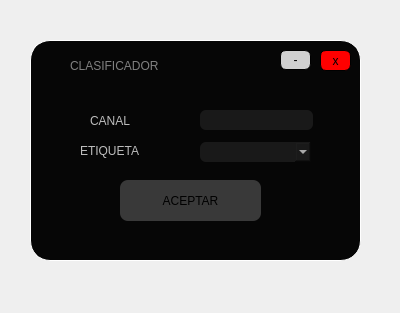
<?xml version="1.0" encoding="UTF-8"?>
<ui version="4.0">
 <class>Form</class>
 <widget class="QWidget" name="Form">
  <property name="geometry">
   <rect>
    <x>0</x>
    <y>0</y>
    <width>400</width>
    <height>313</height>
   </rect>
  </property>
  <property name="windowTitle">
   <string>Form</string>
  </property>
  <widget class="QWidget" name="widget" native="true">
   <property name="geometry">
    <rect>
     <x>30</x>
     <y>40</y>
     <width>331</width>
     <height>221</height>
    </rect>
   </property>
   <property name="styleSheet">
    <string notr="true">QWidget#widget{

background-color: rgb(6, 6, 6);
border-radius:20px;
	gridline-color: rgb(255, 255, 255);
	border-color: rgb(255, 255, 255);
border: 1px solid white;
}</string>
   </property>
   <widget class="QPushButton" name="BAceptar">
    <property name="geometry">
     <rect>
      <x>90</x>
      <y>140</y>
      <width>141</width>
      <height>41</height>
     </rect>
    </property>
    <property name="cursor">
     <cursorShape>PointingHandCursor</cursorShape>
    </property>
    <property name="styleSheet">
     <string notr="true">QPushButton#BAceptar{

background-color: rgb(57, 57, 57);

border-radius:8px;

font: 70 15pt &quot;Rockwell Extra Bold&quot;;
color:black;
}</string>
    </property>
    <property name="text">
     <string>ACEPTAR</string>
    </property>
   </widget>
   <widget class="QLabel" name="label_2">
    <property name="geometry">
     <rect>
      <x>60</x>
      <y>70</y>
      <width>71</width>
      <height>21</height>
     </rect>
    </property>
    <property name="styleSheet">
     <string notr="true">font: 14pt &quot;Lucida Console&quot;;

color: rgb(189, 189, 189);
;
font: 70 12pt &quot;Rockwell Extra Bold&quot;;</string>
    </property>
    <property name="text">
     <string>CANAL</string>
    </property>
   </widget>
   <widget class="QLineEdit" name="lineEdit">
    <property name="geometry">
     <rect>
      <x>170</x>
      <y>70</y>
      <width>113</width>
      <height>20</height>
     </rect>
    </property>
    <property name="styleSheet">
     <string notr="true">background-color: rgb(25, 25, 25);
border-radius:6px;
color: white</string>
    </property>
    <property name="text">
     <string/>
    </property>
   </widget>
   <widget class="QFrame" name="frame_4">
    <property name="geometry">
     <rect>
      <x>10</x>
      <y>10</y>
      <width>311</width>
      <height>31</height>
     </rect>
    </property>
    <property name="styleSheet">
     <string notr="true">QFrame#frame_4{
	background-color: rgb(6, 6, 6);
border-top-left-radius:20px;
border-top-right-radius:20px;



}</string>
    </property>
    <property name="frameShape">
     <enum>QFrame::StyledPanel</enum>
    </property>
    <property name="frameShadow">
     <enum>QFrame::Raised</enum>
    </property>
    <widget class="QPushButton" name="min_3">
     <property name="geometry">
      <rect>
       <x>910</x>
       <y>10</y>
       <width>41</width>
       <height>21</height>
      </rect>
     </property>
     <property name="cursor">
      <cursorShape>PointingHandCursor</cursorShape>
     </property>
     <property name="styleSheet">
      <string notr="true">QPushButton#min_3{
	background-color: rgb(208, 208, 208);
font: 16pt &quot;MS Shell Dlg 2&quot;;
border-radius:6px;
border: 1px solid black;


}</string>
     </property>
     <property name="text">
      <string>-</string>
     </property>
    </widget>
    <widget class="QPushButton" name="cerrar_3">
     <property name="geometry">
      <rect>
       <x>960</x>
       <y>10</y>
       <width>41</width>
       <height>21</height>
      </rect>
     </property>
     <property name="cursor">
      <cursorShape>PointingHandCursor</cursorShape>
     </property>
     <property name="styleSheet">
      <string notr="true">QPushButton#cerrar_3{

background-color: rgb(255, 0, 0);
border-radius:6px;
border: 1px solid black;
font: 11pt &quot;MS Shell Dlg 2&quot;;

}</string>
     </property>
     <property name="text">
      <string>x</string>
     </property>
    </widget>
    <widget class="QLabel" name="label_6">
     <property name="geometry">
      <rect>
       <x>30</x>
       <y>-10</y>
       <width>191</width>
       <height>51</height>
      </rect>
     </property>
     <property name="styleSheet">
      <string notr="true">font: 14pt &quot;Lucida Console&quot;;
color:gray
;
font: 70 10pt &quot;Rockwell Extra Bold&quot;;</string>
     </property>
     <property name="text">
      <string>CLASIFICADOR</string>
     </property>
    </widget>
    <widget class="QLabel" name="label_5">
     <property name="geometry">
      <rect>
       <x>0</x>
       <y>0</y>
       <width>31</width>
       <height>31</height>
      </rect>
     </property>
     <property name="styleSheet">
      <string notr="true">border-image: url(:/Iconos/Icono youtube.png);</string>
     </property>
     <property name="text">
      <string/>
     </property>
    </widget>
    <widget class="QPushButton" name="min_4">
     <property name="geometry">
      <rect>
       <x>240</x>
       <y>0</y>
       <width>31</width>
       <height>20</height>
      </rect>
     </property>
     <property name="cursor">
      <cursorShape>PointingHandCursor</cursorShape>
     </property>
     <property name="styleSheet">
      <string notr="true">QPushButton#min_4{
	background-color: rgb(208, 208, 208);
font: 16pt &quot;MS Shell Dlg 2&quot;;
border-radius:6px;
border: 1px solid black;


}</string>
     </property>
     <property name="text">
      <string>-</string>
     </property>
    </widget>
    <widget class="QPushButton" name="cerrar_4">
     <property name="geometry">
      <rect>
       <x>280</x>
       <y>0</y>
       <width>31</width>
       <height>21</height>
      </rect>
     </property>
     <property name="cursor">
      <cursorShape>PointingHandCursor</cursorShape>
     </property>
     <property name="styleSheet">
      <string notr="true">QPushButton#cerrar_4{

background-color: rgb(255, 0, 0);
border-radius:6px;
border: 1px solid black;
font: 11pt &quot;MS Shell Dlg 2&quot;;

}</string>
     </property>
     <property name="text">
      <string>x</string>
     </property>
    </widget>
   </widget>
   <widget class="QLabel" name="label_3">
    <property name="geometry">
     <rect>
      <x>50</x>
      <y>100</y>
      <width>101</width>
      <height>21</height>
     </rect>
    </property>
    <property name="styleSheet">
     <string notr="true">font: 14pt &quot;Lucida Console&quot;;

color: rgb(189, 189, 189);
;
font: 70 12pt &quot;Rockwell Extra Bold&quot;;</string>
    </property>
    <property name="text">
     <string>ETIQUETA</string>
    </property>
   </widget>
   <widget class="QComboBox" name="comboBox">
    <property name="geometry">
     <rect>
      <x>170</x>
      <y>102</y>
      <width>111</width>
      <height>20</height>
     </rect>
    </property>
    <property name="cursor">
     <cursorShape>PointingHandCursor</cursorShape>
    </property>
    <property name="styleSheet">
     <string notr="true">background-color: rgb(25, 25, 25);
border-radius:6px;
color: white</string>
    </property>
   </widget>
  </widget>
 </widget>
 <resources>
  <include location="../Imagenes y video/imagen.qrc"/>
 </resources>
 <connections/>
</ui>
